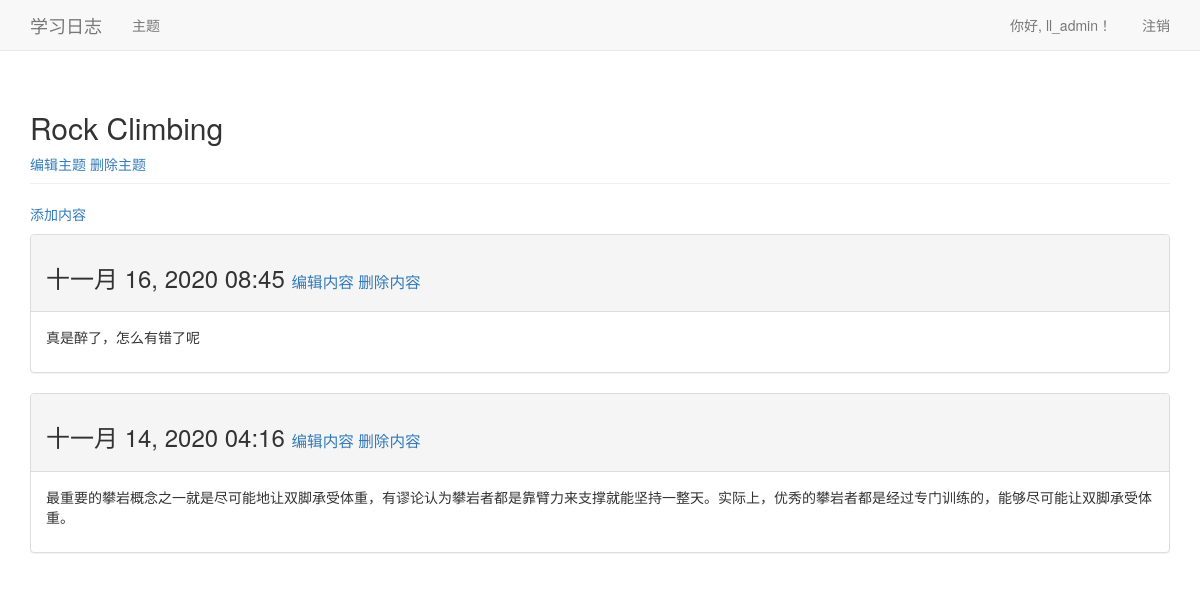
The page /topics/2/ (signed in) on the database its author committed.
### learning_logs/models.py (models this page shows, shortened)
class Topic(models.Model):
    text = models.CharField(max_length=200)
    date_added = models.DateTimeField(auto_now_add=True)
    owner = models.ForeignKey(User, on_delete=models.CASCADE)
    def __str__(self):
        return self.text

class Entry(models.Model):
    topic = models.ForeignKey(Topic, on_delete=models.CASCADE)
    text = models.TextField( )
    date_added = models.DateTimeField(auto_now_add=True)
    class Meta:
        verbose_name_plural = 'entries'

### learning_logs/views.py (the view)
# urls.py: re_path(r'^topics/(?P<topic_id>\d+)/$', views.topic, name='topic'),
@login_required
def topic(request, topic_id):
    topic = Topic.objects.get(id=topic_id)
    if topic.owner != request.user:
        raise Http404
    entries = topic.entry_set.order_by('-date_added')
    context = {'topic':topic, 'entries':entries}
    return render(request, 'learning_logs/topic.html', context)

### templates/learning_logs/topic.html (shortened to what this page needs)
<!DOCTYPE html>
<html lang="en">
<head>
</head>
<body>
{% extends 'learning_logs/base.html' %}
{% block header %}
    <h2>{{ topic}}</h2>
    <a href="{% url 'learning_logs:edit_topic' topic.id %}">编辑主题</a>
    <a href="{% url 'learning_logs:delete_topic' topic.id %}">删除主题</a>
{% endblock header %}
{%  block content%}
    <p>
        <a href="{% url 'learning_logs:new_entry' topic.id %}">添加内容</a>
    </p>
    {% for entry in entries %}
        <div class="panel panel-default">
        <div class="panel-heading">
            <h3>
            {{ entry.date_added|date:'M d, Y H:i' }}
            <small>
            <a href="{% url 'learning_logs:edit_entry' entry.id %}">编辑内容</a>
            <a href="{% url 'learning_logs:delete_entry' entry.id %}">删除内容</a>
            </small>
            </h3>
        </div>
        <div class="panel-body">
        {{ entry.text|linebreaks }}
        </div>
        </div>
    {% empty %}
        这个主题没有内容。
    {% endfor %}
{% endblock content %}

### templates/learning_logs/base.html (shortened to what this page needs)
{% load bootstrap3 %}
<!DOCTYPE html>
<html lang="en">
<head>
    {% bootstrap_css %}
</head>
<body>
    <nav class="navbar navbar-default navbar-static-top">
        <div class="container">
        <div class="navbar-header">
            <a class="navbar-brand" href="{% url 'learning_logs:index' %}">学习日志</a>
        </div>
        <div id="navbar" class="navbar-collapse collapse">
            <ul class="nav navbar-nav">
                <li><a href="{% url 'learning_logs:topics' %}">主题</a></li>
            </ul>
            <ul class="nav navbar-nav navbar-right">
            {% if user.is_authenticated %}
                <li><a>你好, {{ user.username}}！</a></li>
                <li><a href="{% url 'users:logout' %}">注销</a></li>
            {% else %}
                <li><a href="{% url 'users:register' %}">注册</a></li>
                <li><a href="{% url 'users:login' %}">登录</a></li>
            {% endif %}
            </ul>
        </div>
        </div>
    </nav>
    <div class="container">
    <div class="page-header">
    {% block header %}{% endblock header %}
    </div>
    <div>
    {% block content %}{% endblock content %}
    </div>
    </div>
</body>
</html>

### rows shown on the page
Topic: text "Rock Climbing"
Entry: date_added "十一月 16, 2020 08:45", text "真是醉了，怎么有错了呢"
Entry: date_added "十一月 14, 2020 04:16", text "最重要的攀岩概念之一就是尽可能地让双脚承受体重，有谬论认为攀岩者都是靠臂力来支撑就能坚持一整天。实际上，优秀的攀岩者都是经过专门训练的，能够尽可能让双脚承受体重。"

### other values the page prints
{{ user.username }} "ll_admin"
